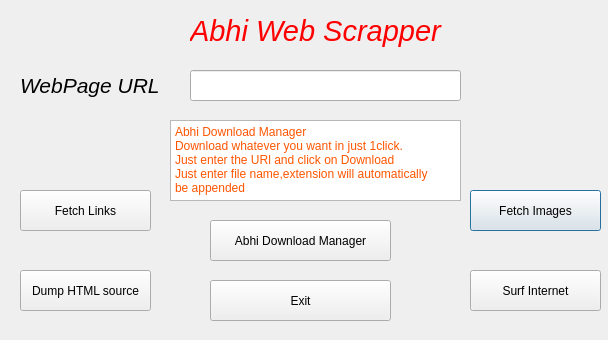
<?xml version="1.0" encoding="UTF-8"?>
<ui version="4.0">
 <author>Abhishek</author>
 <class>Dialog</class>
 <widget class="QDialog" name="Dialog">
  <property name="geometry">
   <rect>
    <x>0</x>
    <y>0</y>
    <width>608</width>
    <height>340</height>
   </rect>
  </property>
  <property name="windowTitle">
   <string>Abhi Web Scrapper</string>
  </property>
  <property name="autoFillBackground">
   <bool>false</bool>
  </property>
  <widget class="QLabel" name="label_2">
   <property name="geometry">
    <rect>
     <x>0</x>
     <y>-10</y>
     <width>611</width>
     <height>351</height>
    </rect>
   </property>
   <property name="palette">
    <palette>
     <active>
      <colorrole role="WindowText">
       <brush brushstyle="SolidPattern">
        <color alpha="255">
         <red>255</red>
         <green>170</green>
         <blue>0</blue>
        </color>
       </brush>
      </colorrole>
      <colorrole role="Text">
       <brush brushstyle="SolidPattern">
        <color alpha="255">
         <red>255</red>
         <green>0</green>
         <blue>0</blue>
        </color>
       </brush>
      </colorrole>
     </active>
     <inactive>
      <colorrole role="WindowText">
       <brush brushstyle="SolidPattern">
        <color alpha="255">
         <red>255</red>
         <green>170</green>
         <blue>0</blue>
        </color>
       </brush>
      </colorrole>
      <colorrole role="Text">
       <brush brushstyle="SolidPattern">
        <color alpha="255">
         <red>255</red>
         <green>0</green>
         <blue>0</blue>
        </color>
       </brush>
      </colorrole>
     </inactive>
     <disabled>
      <colorrole role="WindowText">
       <brush brushstyle="SolidPattern">
        <color alpha="255">
         <red>120</red>
         <green>120</green>
         <blue>120</blue>
        </color>
       </brush>
      </colorrole>
      <colorrole role="Text">
       <brush brushstyle="SolidPattern">
        <color alpha="255">
         <red>120</red>
         <green>120</green>
         <blue>120</blue>
        </color>
       </brush>
      </colorrole>
     </disabled>
    </palette>
   </property>
   <property name="font">
    <font>
     <family>Arial</family>
     <pointsize>10</pointsize>
     <weight>75</weight>
     <bold>true</bold>
    </font>
   </property>
   <property name="autoFillBackground">
    <bool>true</bool>
   </property>
   <property name="text">
    <string/>
   </property>
   <property name="pixmap">
    <pixmap>link.jpg</pixmap>
   </property>
  </widget>
  <widget class="QLabel" name="label_3">
   <property name="geometry">
    <rect>
     <x>20</x>
     <y>70</y>
     <width>151</width>
     <height>31</height>
    </rect>
   </property>
   <property name="palette">
    <palette>
     <active>
      <colorrole role="Text">
       <brush brushstyle="SolidPattern">
        <color alpha="255">
         <red>255</red>
         <green>85</green>
         <blue>255</blue>
        </color>
       </brush>
      </colorrole>
     </active>
     <inactive>
      <colorrole role="Text">
       <brush brushstyle="SolidPattern">
        <color alpha="255">
         <red>255</red>
         <green>85</green>
         <blue>255</blue>
        </color>
       </brush>
      </colorrole>
     </inactive>
     <disabled>
      <colorrole role="Text">
       <brush brushstyle="SolidPattern">
        <color alpha="255">
         <red>120</red>
         <green>120</green>
         <blue>120</blue>
        </color>
       </brush>
      </colorrole>
     </disabled>
    </palette>
   </property>
   <property name="font">
    <font>
     <family>Arial</family>
     <pointsize>16</pointsize>
     <italic>true</italic>
    </font>
   </property>
   <property name="autoFillBackground">
    <bool>true</bool>
   </property>
   <property name="text">
    <string>WebPage URL</string>
   </property>
  </widget>
  <widget class="QLineEdit" name="txt">
   <property name="geometry">
    <rect>
     <x>190</x>
     <y>70</y>
     <width>271</width>
     <height>31</height>
    </rect>
   </property>
  </widget>
  <widget class="QToolButton" name="link">
   <property name="geometry">
    <rect>
     <x>20</x>
     <y>190</y>
     <width>131</width>
     <height>41</height>
    </rect>
   </property>
   <property name="whatsThis">
    <string>&lt;html&gt;&lt;head/&gt;&lt;body&gt;&lt;p&gt;&lt;br/&gt;&lt;/p&gt;&lt;/body&gt;&lt;/html&gt;</string>
   </property>
   <property name="text">
    <string>Fetch Links</string>
   </property>
  </widget>
  <widget class="QPushButton" name="img">
   <property name="geometry">
    <rect>
     <x>470</x>
     <y>190</y>
     <width>131</width>
     <height>41</height>
    </rect>
   </property>
   <property name="text">
    <string>Fetch Images</string>
   </property>
  </widget>
  <widget class="QPushButton" name="html">
   <property name="geometry">
    <rect>
     <x>20</x>
     <y>270</y>
     <width>131</width>
     <height>41</height>
    </rect>
   </property>
   <property name="text">
    <string>Dump HTML source</string>
   </property>
  </widget>
  <widget class="QPushButton" name="url">
   <property name="geometry">
    <rect>
     <x>470</x>
     <y>270</y>
     <width>131</width>
     <height>41</height>
    </rect>
   </property>
   <property name="text">
    <string>Surf Internet</string>
   </property>
  </widget>
  <widget class="QLabel" name="label">
   <property name="geometry">
    <rect>
     <x>190</x>
     <y>10</y>
     <width>261</width>
     <height>41</height>
    </rect>
   </property>
   <property name="palette">
    <palette>
     <active>
      <colorrole role="WindowText">
       <brush brushstyle="SolidPattern">
        <color alpha="255">
         <red>255</red>
         <green>0</green>
         <blue>0</blue>
        </color>
       </brush>
      </colorrole>
      <colorrole role="Text">
       <brush brushstyle="SolidPattern">
        <color alpha="255">
         <red>255</red>
         <green>170</green>
         <blue>0</blue>
        </color>
       </brush>
      </colorrole>
     </active>
     <inactive>
      <colorrole role="WindowText">
       <brush brushstyle="SolidPattern">
        <color alpha="255">
         <red>255</red>
         <green>0</green>
         <blue>0</blue>
        </color>
       </brush>
      </colorrole>
      <colorrole role="Text">
       <brush brushstyle="SolidPattern">
        <color alpha="255">
         <red>255</red>
         <green>170</green>
         <blue>0</blue>
        </color>
       </brush>
      </colorrole>
     </inactive>
     <disabled>
      <colorrole role="WindowText">
       <brush brushstyle="SolidPattern">
        <color alpha="255">
         <red>120</red>
         <green>120</green>
         <blue>120</blue>
        </color>
       </brush>
      </colorrole>
      <colorrole role="Text">
       <brush brushstyle="SolidPattern">
        <color alpha="255">
         <red>120</red>
         <green>120</green>
         <blue>120</blue>
        </color>
       </brush>
      </colorrole>
     </disabled>
    </palette>
   </property>
   <property name="font">
    <font>
     <family>Arial</family>
     <pointsize>22</pointsize>
     <italic>true</italic>
    </font>
   </property>
   <property name="autoFillBackground">
    <bool>true</bool>
   </property>
   <property name="text">
    <string>Abhi Web Scrapper</string>
   </property>
  </widget>
  <widget class="QPushButton" name="dwnld">
   <property name="geometry">
    <rect>
     <x>210</x>
     <y>220</y>
     <width>181</width>
     <height>41</height>
    </rect>
   </property>
   <property name="text">
    <string>Abhi Download Manager</string>
   </property>
  </widget>
  <widget class="QPlainTextEdit" name="plainTextEdit">
   <property name="geometry">
    <rect>
     <x>170</x>
     <y>120</y>
     <width>291</width>
     <height>81</height>
    </rect>
   </property>
   <property name="palette">
    <palette>
     <active>
      <colorrole role="Text">
       <brush brushstyle="SolidPattern">
        <color alpha="255">
         <red>255</red>
         <green>85</green>
         <blue>0</blue>
        </color>
       </brush>
      </colorrole>
     </active>
     <inactive>
      <colorrole role="Text">
       <brush brushstyle="SolidPattern">
        <color alpha="255">
         <red>255</red>
         <green>85</green>
         <blue>0</blue>
        </color>
       </brush>
      </colorrole>
     </inactive>
     <disabled>
      <colorrole role="Text">
       <brush brushstyle="SolidPattern">
        <color alpha="255">
         <red>120</red>
         <green>120</green>
         <blue>120</blue>
        </color>
       </brush>
      </colorrole>
     </disabled>
    </palette>
   </property>
   <property name="autoFillBackground">
    <bool>true</bool>
   </property>
   <property name="plainText">
    <string>Abhi Download Manager
Download whatever you want in just 1click.
Just enter the URl and click on Download
Just enter file name,extension will automatically 
be appended</string>
   </property>
   <property name="textInteractionFlags">
    <set>Qt::NoTextInteraction</set>
   </property>
  </widget>
  <widget class="QPushButton" name="ex">
   <property name="geometry">
    <rect>
     <x>210</x>
     <y>280</y>
     <width>181</width>
     <height>41</height>
    </rect>
   </property>
   <property name="text">
    <string>Exit</string>
   </property>
   <property name="checkable">
    <bool>false</bool>
   </property>
   <property name="default">
    <bool>false</bool>
   </property>
  </widget>
 </widget>
 <resources/>
 <connections/>
</ui>
